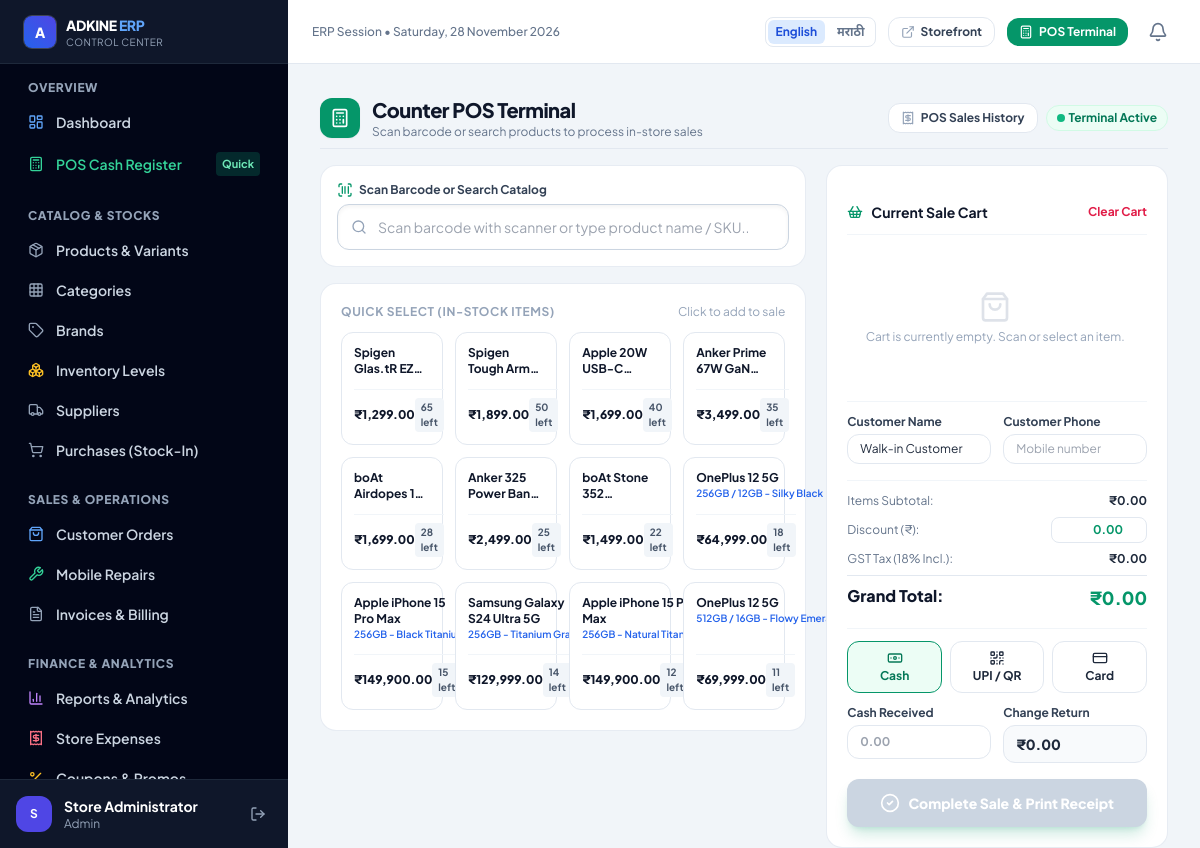
Before: /admin/pos.php (signed in) with the older database file.
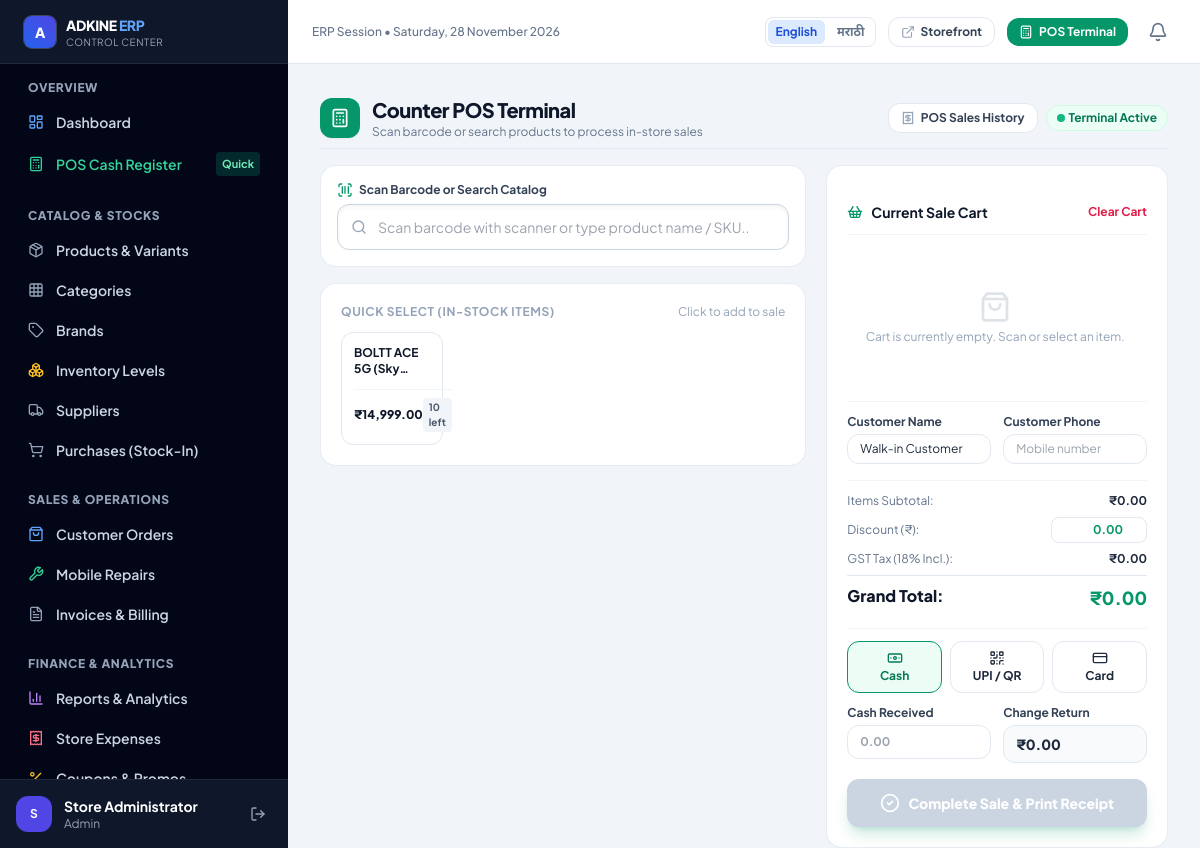
After: the same page with the newer database file.
### tables this page shows
CREATE TABLE `products` (
  `id` int(10) UNSIGNED NOT NULL,
  `category_id` int(10) UNSIGNED NOT NULL,
  `brand_id` int(10) UNSIGNED NOT NULL,
  `name` varchar(200) NOT NULL,
  `slug` varchar(200) NOT NULL,
  `sku` varchar(100) NOT NULL,
  `barcode` varchar(100) DEFAULT NULL,
  `model_number` varchar(100) DEFAULT NULL,
  `short_desc` varchar(500) DEFAULT NULL,
  `description` longtext DEFAULT NULL,
  `specifications` longtext DEFAULT NULL CHECK (json_valid(`specifications`)),
  `thumbnail` varchar(255) DEFAULT NULL,
  `images` longtext DEFAULT NULL CHECK (json_valid(`images`)),
  `base_price` decimal(12,2) NOT NULL DEFAULT 0.00,
  `sale_price` decimal(12,2) DEFAULT NULL,
  `cost_price` decimal(12,2) NOT NULL DEFAULT 0.00,
  `has_variants` tinyint(1) DEFAULT 0,
  `is_featured` tinyint(1) DEFAULT 0,
  `is_active` tinyint(1) DEFAULT 1,
  `warranty_months` int(10) UNSIGNED DEFAULT 12,
  `discount_percent` decimal(5,2) DEFAULT NULL,
  `created_at` timestamp NULL DEFAULT current_timestamp(),
  `updated_at` timestamp NULL DEFAULT current_timestamp() ON UPDATE current_timestamp()
);

CREATE TABLE `product_variants` (
  `id` int(10) UNSIGNED NOT NULL,
  `product_id` int(10) UNSIGNED NOT NULL,
  `sku` varchar(100) NOT NULL,
  `barcode` varchar(100) DEFAULT NULL,
  `variant_name` varchar(200) NOT NULL,
  `attributes` longtext DEFAULT NULL CHECK (json_valid(`attributes`)),
  `additional_price` decimal(12,2) NOT NULL DEFAULT 0.00,
  `image` varchar(255) DEFAULT NULL,
  `is_active` tinyint(1) DEFAULT 1,
  `created_at` timestamp NULL DEFAULT current_timestamp()
);

### includes/db.php (called while the page is built, shortened)
<?php
function db(): mysqli
{
    static $conn = null;
    if ($conn === null) {
        $conn = new mysqli(DB_HOST, DB_USER, DB_PASS, DB_NAME, DB_PORT);
        $conn->set_charset(DB_CHARSET);
    }
    return $conn;
}
function _db_execute(string $sql, array $params): mysqli_stmt
{
    $stmt = db()->prepare($sql);
    if (!empty($params)) {
        $stmt->execute(array_values($params));
    } else {
        $stmt->execute();
    }
    return $stmt;
}
function db_fetch_all(string $sql, array $params = []): array
{
    $stmt   = _db_execute($sql, $params);
    $result = $stmt->get_result();
    $rows   = $result->fetch_all(MYSQLI_ASSOC);
    return $rows;
}

### admin/pos.php (the view, shortened to what the changed rows need)
<?php
require_once __DIR__ . '/../includes/admin-header.php';
$quick_products = db_fetch_all(
    "SELECT p.id, p.name, p.sku, p.base_price, p.sale_price, p.thumbnail,
            pv.id AS variant_id, pv.variant_name, pv.sku AS variant_sku,
            (CASE WHEN p.sale_price > 0 THEN p.sale_price ELSE p.base_price END) + COALESCE(pv.additional_price, 0) AS variant_price,
            COALESCE(inv.current_stock, 0) AS stock
       FROM products p
  LEFT JOIN product_variants pv ON pv.product_id = p.id AND pv.is_active = 1
  LEFT JOIN inventory inv ON inv.product_id = p.id AND (inv.variant_id = pv.id OR (pv.id IS NULL AND inv.variant_id IS NULL))
      WHERE p.is_active = 1 AND COALESCE(inv.current_stock, 0) > 0
   ORDER BY inv.current_stock DESC, p.name ASC
      LIMIT 12"
);
?>
<div class="h-full flex flex-col space-y-4 max-w-[1600px] mx-auto">
    <div class="flex items-center justify-between pb-2 border-b border-slate-200">
        <div class="flex items-center gap-3">
            <div>
                <h1 class="text-xl font-black text-slate-900 tracking-tight">Counter POS Terminal</h1>
            </div>
        </div>
    </div>
    <div class="grid grid-cols-1 lg:grid-cols-12 gap-5 flex-1 items-start">
        <div class="lg:col-span-7 space-y-4">
            <div class="p-5 rounded-2xl bg-white border border-slate-200/80 shadow-xs space-y-3">
                <div class="flex items-center justify-between">
                    <h2 class="text-xs font-bold uppercase tracking-wider text-slate-400">Quick Select (In-Stock Items)</h2>
                </div>
                <div class="grid grid-cols-2 sm:grid-cols-3 md:grid-cols-4 gap-3">
                    <?php foreach ($quick_products as $qp): ?>
                        <?php
                        $price = (float)($qp['variant_price'] ?? ($qp['sale_price'] > 0 ? $qp['sale_price'] : $qp['base_price']));
                        $item_payload = htmlspecialchars(json_encode([
                            'id'           => (int)$qp['id'],
                            'variant_id'   => !empty($qp['variant_id']) ? (int)$qp['variant_id'] : null,
                            'name'         => $qp['name'],
                            'variant_name' => $qp['variant_name'] ?? null,
                            'sku'          => $qp['variant_sku'] ?: $qp['sku'],
                            'price'        => $price,
                            'stock'        => (int)$qp['stock'],
                        ]), ENT_QUOTES, 'UTF-8');
                        ?>
                        <button type="button" onclick="addToCart(<?= $item_payload ?>)"
                                class="p-3 rounded-xl border border-slate-200 bg-white hover:border-emerald-500 hover:shadow-md transition text-left flex flex-col justify-between group">
                            <div>
                                <p class="text-xs font-bold text-slate-900 line-clamp-2 group-hover:text-emerald-700 transition">
                                    <?= e($qp['name']) ?>
                                </p>
                                <?php if (!empty($qp['variant_name'])): ?>
                                    <span class="text-[10px] text-blue-600 font-semibold block truncate"><?= e($qp['variant_name']) ?></span>
                                <?php endif; ?>
                            </div>
                            <div class="mt-3 flex items-center justify-between pt-2 border-t border-slate-100">
                                <span class="font-black text-xs text-slate-900"><?= format_currency($price) ?></span>
                                <span class="text-[10px] px-1.5 py-0.5 rounded font-bold bg-slate-100 text-slate-600">
                                    <?= (int)$qp['stock'] ?> left
                                </span>
                            </div>
                        </button>
                    <?php endforeach; ?>
                </div>
            </div>
        </div>
        <div class="lg:col-span-5">
            <form method="POST" action="<?= url('/admin/pos.php') ?>" id="posForm" class="p-5 rounded-2xl bg-white border border-slate-200/80 shadow-xs space-y-4">
                <div class="flex items-center justify-between border-b border-slate-100 pb-3">
                    <div class="flex items-center gap-2">
                        <h2 class="text-sm font-bold text-slate-900">Current Sale Cart</h2>
                    </div>
                </div>
            </form>
        </div>
    </div>
</div>
<?php require_once __DIR__ . '/../includes/admin-footer.php'; ?>

### includes/functions.php (shortened to what the changed rows need)
<?php
function current_language(): string
{
    $requested = $_GET['lang'] ?? null;
    if (isset($_SESSION['preferred_language']) && in_array($_SESSION['preferred_language'], ['en', 'mr'], true)) {
        return $_SESSION['preferred_language'];
    }
    return 'en';
}
function language_url(string $language): string
{
    $language = $language === 'mr' ? 'mr' : 'en';
    $requestUri = $_SERVER['REQUEST_URI'] ?? '/';
    $parts = parse_url($requestUri);
    $path = isset($parts['path']) && str_starts_with($parts['path'], '/') ? $parts['path'] : '/';
    $query = [];
    $query['lang'] = $language;
    return $path . '?' . http_build_query($query, '', '&', PHP_QUERY_RFC3986);
}
function language_switcher(string $class = ''): string
{
    $language = current_language();
    $class = trim($class);
    $classAttribute = $class === '' ? '' : ' class="' . e($class) . '"';
    $html = '<nav aria-label="' . e($language === 'mr' ? 'भाषा निवडा' : 'Choose language') . '"' . $classAttribute . '>';
    foreach (['en' => 'English', 'mr' => 'मराठी'] as $code => $label) {
        $isActive = $language === $code;
        $html .= '<a href="' . e(language_url($code)) . '" lang="' . e($code) . '" hreflang="' . e($code) . '"'
            . ($isActive ? ' aria-current="true"' : '')
            . ' onclick="document.cookie=\'preferred_language=' . $code . ';path=/;max-age=31536000\';"'
            . ' class="rounded-md px-2 py-1 text-xs font-bold transition '
            . ($isActive ? 'bg-blue-100 text-blue-700' : 'text-slate-500 hover:bg-slate-100 hover:text-slate-800')
            . '">' . e($label) . '</a>';
    }
    return $html . '</nav>';
}
function e(string $v): string
{
    return htmlspecialchars($v, ENT_QUOTES | ENT_SUBSTITUTE, 'UTF-8');
}
function url(string $path = ''): string
{
    return BASE_PATH . '/' . ltrim($path, '/');
}
function format_currency(float|int|string $amount): string
{
    return '₹' . number_format((float)$amount, 2, '.', ',');
}

Changed rows visible on the page:
removed products: name "Spigen Glas.tR…", price "₹1,299.00", stock "65"
removed products: name "Spigen Tough…", price "₹1,899.00", stock "50"
removed products: name "Apple 20W…", price "₹1,699.00", stock "40"
removed products: name "Anker Prime 67W…", price "₹3,499.00", stock "35"
removed products: name "boAt Airdopes…", price "₹1,699.00", stock "28"
removed products: name "Anker 325 Power…", price "₹2,499.00", stock "25"
removed products: name "boAt Stone…", price "₹1,499.00", stock "22"
removed product_variants: product.name "OnePlus 12 5G", variant_name "256GB / 12GB - Silky Black", price "₹64,999.00", stock "18"
removed product_variants: product.name "Apple iPhone 15 Pro Max", variant_name "256GB - Black Titanium", price "₹149,900.00", stock "15"
removed product_variants: product.name "Samsung Galaxy S24 Ultra 5G", variant_name "256GB - Titanium Gray", price "₹129,999.00", stock "14"
removed product_variants: product.name "Apple iPhone 15 Pro Max", variant_name "256GB - Natural Titanium", price "₹149,900.00", stock "12"
removed product_variants: product.name "OnePlus 12 5G", variant_name "512GB / 16GB - Flowy Emerald", price "₹69,999.00", stock "11"
added products: name "BOLTT ACE 5G…", price "₹14,999.00", stock "10"
